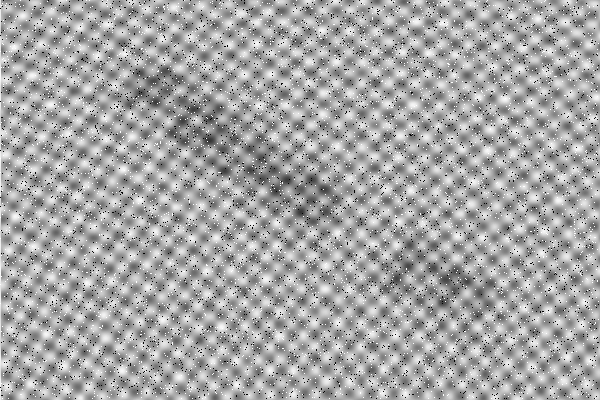
#> input picture p3/Letters-noisy.png, 600 x 400 px
$ jupyter execute 'Letters (1).ipynb'   (older library calls are emulated)
#> lines starting #> are read from the running program, lines starting #| are printed output that depends on the picture; after the words box and inside, x2 and y2 are one past the last pixel; in counts of white or black regions, pixels touching at a corner belong together
# Letters

## Description

Generate an image with the edges of the letters present in this noisy image

## Group ID

João Braga, pg????
Rafael Correia, pg54162
Robert Szabo, pg54194

[cell 1]
import cv2
# to install cv2 use: pip install opencv-python
import matplotlib.pyplot as plt
import numpy as np

[cell 2]
def scale_image(image, N):
    # Check if the image is grayscale
    if len(image.shape) == 2:
        height, width = image.shape
        # Create a new larger image
        scaled_image = cv2.resize(image, (width * N, height * N), interpolation=cv2.INTER_LINEAR)
        return scaled_image
    else:
        print("Input image must be grayscale")

[cell 3]
fname = 'Letters-noisy.png'
img = cv2.imread(fname,cv2.IMREAD_GRAYSCALE)
#> img is the input picture: shape (400, 600); min 0, max 255, mean 166.1
# histogram
hist = cv2.calcHist([img],[0],None,[256],[0,256])
#> hist = 256 values, max 6124 at index 170, min 0 at index 1, mean 937.5
W,H=img.shape
#> W = 400; H = 600
print(img.shape)
#| (400, 600)
ratio=H/W
#> ratio = 1.5
fig = plt.figure(figsize=(8,8*ratio))
plt.imshow(img, cmap='gray')

Carregamos a imagem e vimos como o espetro era

[cell 4]
fname = 'Letters-noisy.png'
img = cv2.imread(fname,cv2.IMREAD_GRAYSCALE)
img_float32 = np.float32(img)
dft = cv2.dft(img_float32, flags = cv2.DFT_COMPLEX_OUTPUT)
dft_shift = np.fft.fftshift(dft)
magnitude_spectrum = cv2.magnitude(dft_shift[:,:,0],dft_shift[:,:,1])
magnitude_spectrum = 20*np.log(magnitude_spectrum)
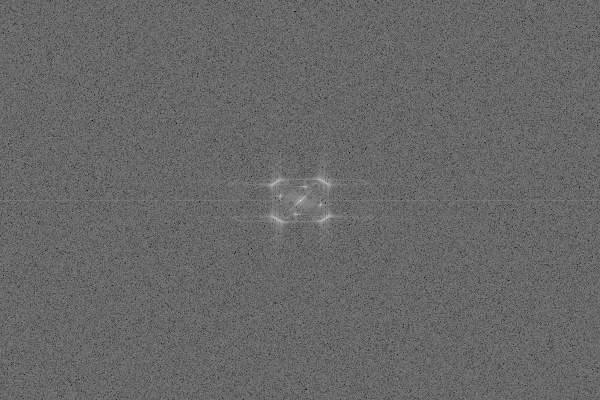
#> magnitude_spectrum: shape (400, 600) float32; min 74.41, max 350, mean 186.8; drawn with min black and max white

fig = plt.figure(figsize=(15,5))
plt.subplot(122),plt.imshow(magnitude_spectrum, cmap = 'gray')
plt.title('Magnitude Spectrum'), plt.xticks([]), plt.yticks([])
plt.show()

[cell 5]
fig = plt.figure(figsize=(8,8*ratio))
plt.imshow(img, cmap='gray')

[cell 6]
# manually filter high frequencies using our own ILPF
rows, cols = img.shape
#> rows = 400; cols = 600
crow, ccol = rows//2 , cols//2     # center
#> crow = 200; ccol = 300

# create a mask first, center square is 1, remaining all zeros
ILPF_mask = np.zeros((rows, cols, 2), np.uint8)
# filter width and heigth
divider = 31
frows = rows//divider
#> frows = 12
fcols = cols//divider
#> fcols = 19
ILPF_mask[crow-frows:crow+frows, ccol-fcols:ccol+fcols] = (1,1)
#ILPF_mask[crow-30:crow+30, ccol-30:ccol+30] = 1

# apply mask and inverse DFT
dft_masked = dft_shift*ILPF_mask
# do not forget to undo the centering of the transform
dft_masked_ishift = np.fft.ifftshift(dft_masked)
img_back = cv2.idft(dft_masked_ishift)

# img_back should only have real values
# but let's make sure due to rounding and representation errors
img_back = cv2.magnitude(img_back[:,:,0],img_back[:,:,1])
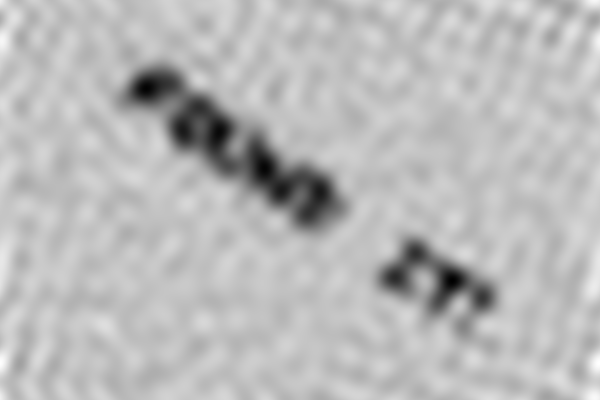
#> img_back: shape (400, 600) float32; min 26643748, max 44785904, mean 39871420; drawn with min black and max white

[cell 7]
# manually filter high frequencies using our own ILPF
rows, cols = img.shape
crow, ccol = rows//2 , cols//2     # center

# create a mask first, center square is 0, remaining all ones
IHPF_mask = np.ones((rows, cols, 2), np.uint8)
# build from ILPF_mask
IHPF_mask = ILPF_mask

# apply mask and inverse DFT
dft_masked = dft_shift*IHPF_mask
# do not forget to undo the centering of the transform
dft_masked_ishift = np.fft.ifftshift(dft_masked)
img_back = cv2.idft(dft_masked_ishift)

# img_back should only have real values
# but let's make sure due to rounding and representation errors
img_back = cv2.magnitude(img_back[:,:,0],img_back[:,:,1])

[cell 8]
# compute the frequency spectrum of the MASKED_DFT,
# just for display purposes
# module of the complex value
filtered_spectrum = cv2.magnitude(dft_masked[:,:,0],dft_masked[:,:,1])
# compute the logarith of magnitude such that smaller values are visible
filtered_spectrum = 20*np.log(filtered_spectrum+0.0001)
# compute the frequency spectrum of the MASK,
# just for display purposes
# module of the complex value
mask_spectrum = np.sqrt(np.power(IHPF_mask[:,:,0],2)+np.power(IHPF_mask[:,:,1],2))
# compute the logarith of magnitude such that smaller values are visible
mask_spectrum = 20*np.log(mask_spectrum+0.0001)

[cell 9]
# display the image and the spectrum
fig = plt.figure(figsize=(15,23))
plt.subplot(321),plt.imshow(img, cmap = 'gray')
plt.title('Imput Image'), plt.xticks([]), plt.yticks([])
plt.subplot(322),plt.imshow(magnitude_spectrum, cmap = 'gray')
plt.title('Input Spectrum'), plt.xticks([]), plt.yticks([])
plt.subplot(323),plt.imshow(mask_spectrum, cmap = 'gray')
plt.title('Filter Spectrum'), plt.xticks([]), plt.yticks([])
plt.subplot(324),plt.plot(hist),plt.xlim([0,256])
plt.title('Histogram'), plt.xticks([]), plt.yticks([])
plt.subplot(325),plt.imshow(img_back, cmap = 'gray')
plt.title('Filtered Image'), plt.xticks([]), plt.yticks([])
plt.subplot(326),plt.imshow(scale_image(filtered_spectrum,4), cmap = 'gray')
plt.title('Filtered Spectrum'), plt.xticks([]), plt.yticks([])
plt.show()

[cell 10]
def correlate (kernel, image):
    W = image.shape[0]
#> W = 400
    H = image.shape[1]
#> H = 600
    out =np.zeros((W,H))
    a = kernel.shape[0]%2
    b = kernel.shape[1]%2
    #print (a,b)
    for y in range(b,H-b):
        for x in range(a,W-a):
            for s in range (-a,a+1):
                for t in range (-b, b+1):
                    out[x,y] += (kernel[s,t]*image[x+s,y+t])
    return out

[cell 11]
Sobel_y = np.array([[-1,0,1], [-2, 0, 2],[-1,0,1]], dtype=float)
Sobel_x = np.array([[-1,-2,-1], [0, 0, 0],[1,2,1]], dtype=float)
img_back=cv2.normalize(img_back, None, 255, 0, cv2.NORM_MINMAX, cv2.CV_8U)
gx = correlate(Sobel_x, img_back)
gx = np.absolute(gx)
gy = correlate(Sobel_y, img_back)
#> after the loop in correlate (call 2), `for y in range(b,H-b):`:
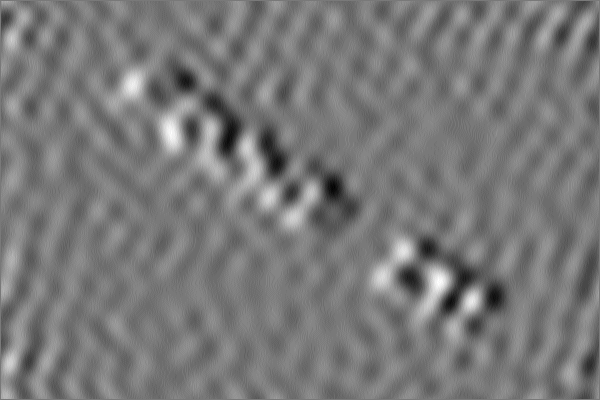
#> out: shape (400, 600) float64; min -40, max 44, mean 0; drawn with min black and max white
gy = np.absolute(gy)
grad = np.sqrt(np.square(gx) + np.square(gy))
fig = plt.figure(figsize=(15,5))
plt.imshow(grad, cmap='gray')

[cell 12]
# OpenCV Local Denoising Filter
h=7
ts=7
denoised_image = cv2.fastNlMeansDenoising(cv2.normalize(img_back, None, 255, 0, cv2.NORM_MINMAX, cv2.CV_8U),None,h,h,ts)
fig = plt.figure(figsize=(8,8*ratio))
plt.imshow(denoised_image, cmap='gray')

hist = cv2.calcHist([denoised_image],[0],None,[256],[0,256])

plt.plot(hist),plt.xlim([0,256])
plt.title('Histogram'), plt.xticks([]), plt.yticks([])

# Normalize pixel values to range [0, 255]
#normalized_image = cv2.normalize(img, None, 0, 255, cv2.NORM_MINMAX)

# Create a mask for values within the desired range
#mask = cv2.inRange(normalized_image, 0, 255)

# Apply the mask to the normalized image
#masked_image = cv2.bitwise_and(normalized_image, normalized_image, mask=mask)

# Perform histogram equalization on the masked image
img = cv2.equalizeHist(denoised_image)

hist = cv2.calcHist([cv2.normalize(denoised_image, None, 255, 0, cv2.NORM_MINMAX, cv2.CV_8U)],[0],None,[256],[0,256])

plt.plot(hist),plt.xlim([0,256])
plt.title('Histogram'), plt.xticks([]), plt.yticks([])

[cell 13]
fig = plt.figure(figsize=(8,8*ratio))
plt.imshow(img, cmap='gray')

[cell 14]
# correlate
def correlate (kernel, image):
    W = image.shape[0]
#> W = 400
    H = image.shape[1]
#> H = 600
    out =np.zeros((W,H))
    a = kernel.shape[0]%2
    b = kernel.shape[1]%2
    #print (a,b)
    for y in range(b,H-b):
        for x in range(a,W-a):
            for s in range (-a,a+1):
                for t in range (-b, b+1):
                    out[x,y] += (kernel[s,t]*image[x+s,y+t])
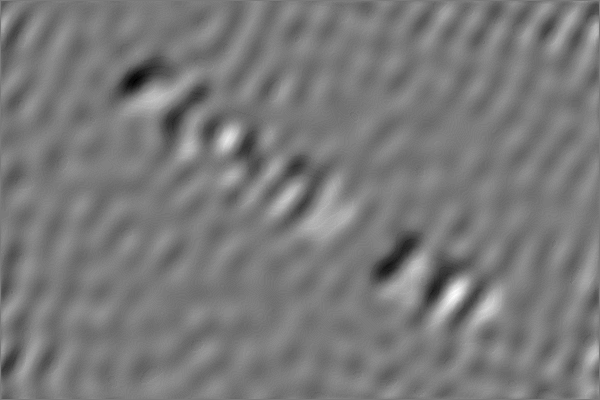
#> out: shape (400, 600) float64; min -151, max 164, mean 0; drawn with min black and max white
    return out


def rescale (image):
    image = np.absolute(image)
    mymin=np.amin(image)
#> mymin = 0
    mymax=np.amax(image)
#> mymax = 164
    W = image.shape[0]
#> W = 400
    H = image.shape[1]
#> H = 600
    for y in range(H):
        for x in range(W):
            image[x,y] = (image[x,y]-mymin)*256/(mymax-mymin)
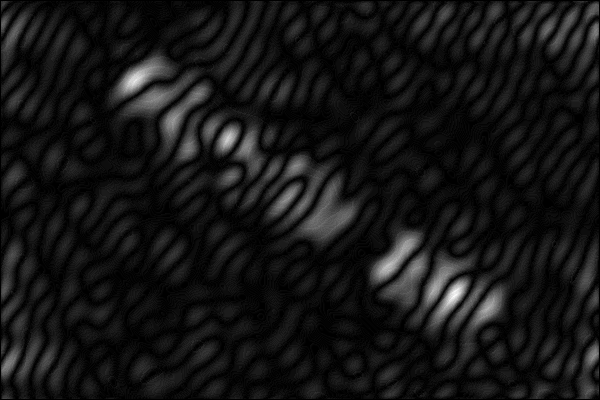
#> image: shape (400, 600) float64; min 0, max 256, mean 21.7; drawn with min black and max white
    return image

Laplace = np.array([[-1,-1,-1], [-1, 8, -1],[-1,-1,-1]], dtype=float)
#print(Laplace)

dImg = correlate (Laplace, cv2.normalize(denoised_image, None, 255, 0, cv2.NORM_MINMAX, cv2.CV_8U))
dImg = rescale (dImg)

# sharpen edges
eImg = 0.5*dImg + 0.5*img
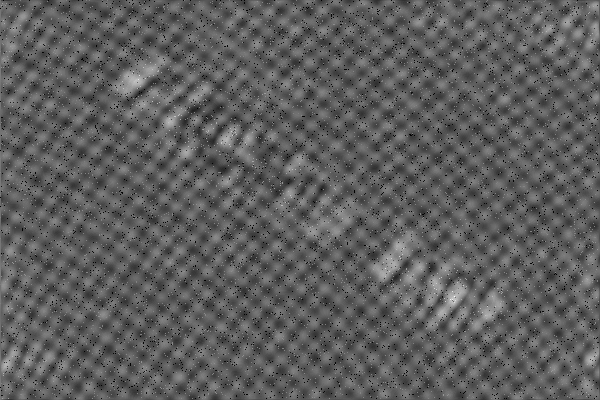
#> eImg: shape (400, 600) float64; min 0, max 252.4, mean 93.9

fig = plt.figure(figsize=(15,5))
plt.imshow(eImg, cmap='gray')

[cell 15]
th_img = cv2.normalize(denoised_image, None, 255, 0, cv2.NORM_MINMAX, cv2.CV_8U)

# histogram
hist = cv2.calcHist([th_img],[0],None,[256],[0,256])
#> hist = 256 values, max 10245 at index 196, min 0 at index 25, mean 937.5

# Global
ret, Gthres = cv2.threshold(th_img,50,255,cv2.THRESH_BINARY)
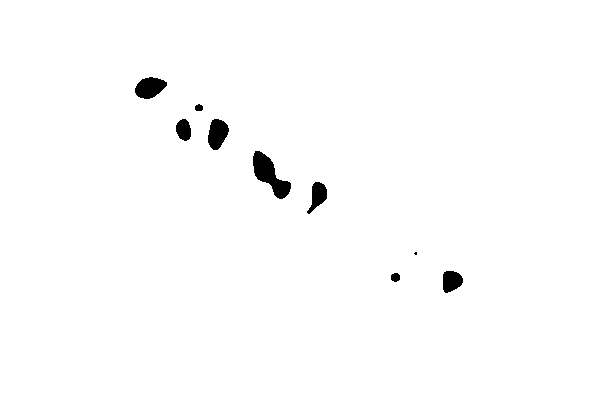
#> Gthres: shape (400, 600); 98.8% white; 9 black regions (1 under 20 px), largest, box (x1, y1, x2, y2) and area: (253, 151, 291, 199) 835, (135, 77, 167, 99) 494, (208, 119, 229, 150) 467

# Otsu thresholding
ret, Othres = cv2.threshold(th_img,0,255,cv2.THRESH_BINARY+cv2.THRESH_OTSU)
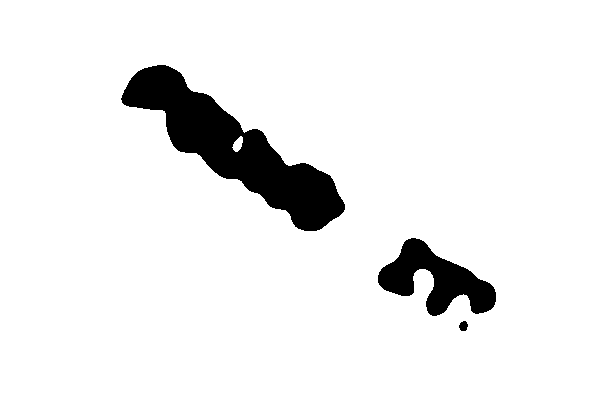
#> Othres: shape (400, 600); 93.1% white; 3 black regions, box (x1, y1, x2, y2) and area: (121, 65, 345, 231) 12223, (378, 238, 496, 316) 4324, (459, 321, 468, 331) 69
#> ret = 139

# Adaptive Thresholdinh
Athres = cv2.adaptiveThreshold(th_img,255,cv2.ADAPTIVE_THRESH_GAUSSIAN_C,\
            cv2.THRESH_BINARY,15,1)
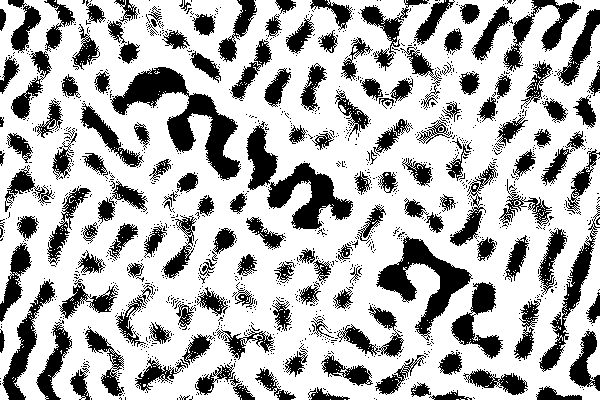
#> Athres: shape (400, 600); 71.2% white; 1421 black regions (1262 under 20 px), largest, box (x1, y1, x2, y2) and area: (110, 67, 241, 180) 4389, (376, 236, 473, 341) 3096, (267, 163, 353, 230) 2514

fig = plt.figure(figsize=(12,24))
plt.subplot(3,2,1),plt.imshow(th_img,cmap = 'gray')
plt.title('Original'), plt.xticks([]), plt.yticks([])
plt.subplot(3,2,2),plt.plot(hist),plt.xlim([0,256])
plt.title('Histogram'), plt.xticks([]), plt.yticks([])
plt.subplot(3,2,3),plt.imshow(Gthres,cmap = 'gray')
plt.title('Global Thresholding'), plt.xticks([]), plt.yticks([])
plt.subplot(3,2,4),plt.imshow(Othres,cmap = 'gray')
plt.title('Otsu Thresholding'), plt.xticks([]), plt.yticks([])
plt.subplot(3,2,5),plt.imshow(Athres,cmap = 'gray')
plt.title('Adaptive Thresholding'), plt.xticks([]), plt.yticks([])
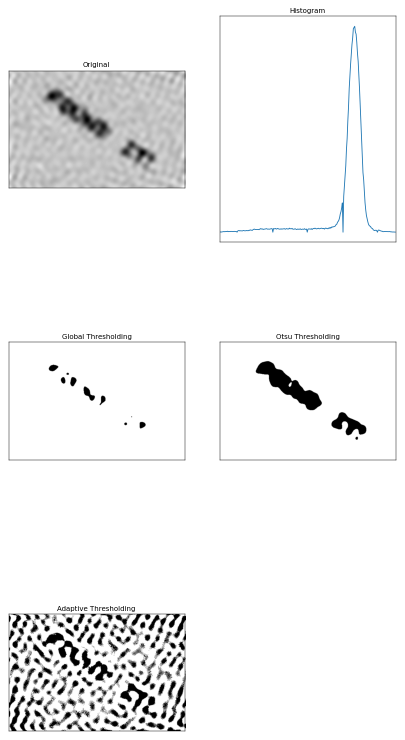
#> figure drawn by matplotlib, 5 panels

$ run again, with p3/image.png copied over p3/Letters-noisy.png
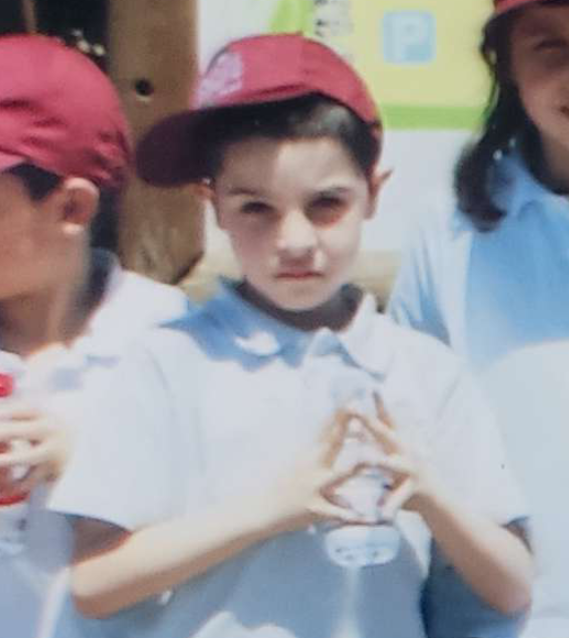
#> input picture p3/image.png, 569 x 638 px
#> `hist = cv2.calcHist([img],[0],None,[256],[0,256])`: hist = 256 values, max 12588 at index 204, min 0 at index 0, mean 1418.1
#| (638, 569)
#> mymin = 0
#> mymax = 155
#> `hist = cv2.calcHist([th_img],[0],None,[256],[0,256])`: hist = 256 values, max 8261 at index 231, min 0 at index 32, mean 1418.1
#> `ret, Gthres = cv2.threshold(th_img,50,255,cv2.THRESH_BINARY)`:
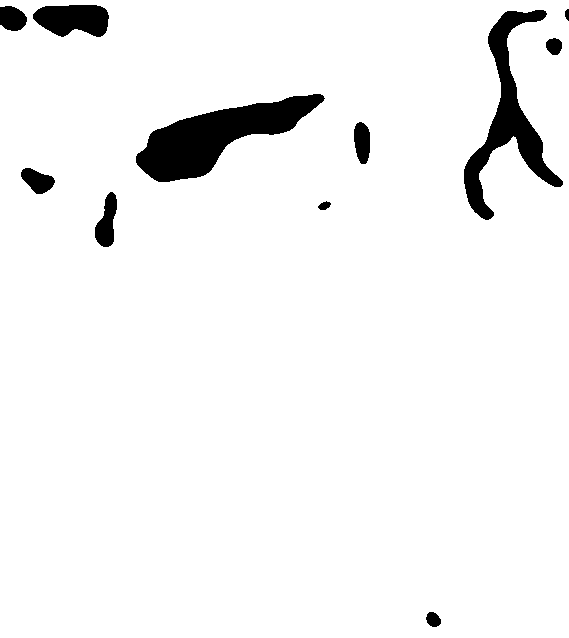
#> Gthres: shape (638, 569); 95.2% white; 11 black regions, largest, box (x1, y1, x2, y2) and area: (136, 94, 325, 182) 7217, (464, 10, 563, 220) 5471, (33, 5, 109, 37) 1897
#> Othres: shape (638, 569); 58.2% white; 18 black regions (3 under 20 px), largest, box (x1, y1, x2, y2) and area: (0, 0, 382, 353) 84320, (452, 0, 569, 342) 23373, (0, 517, 336, 638) 16590
#> ret = 158
#> `Athres = cv2.adaptiveThreshold(th_img,255,cv2.ADAPTIVE_THRESH_GAUSSIAN..`:
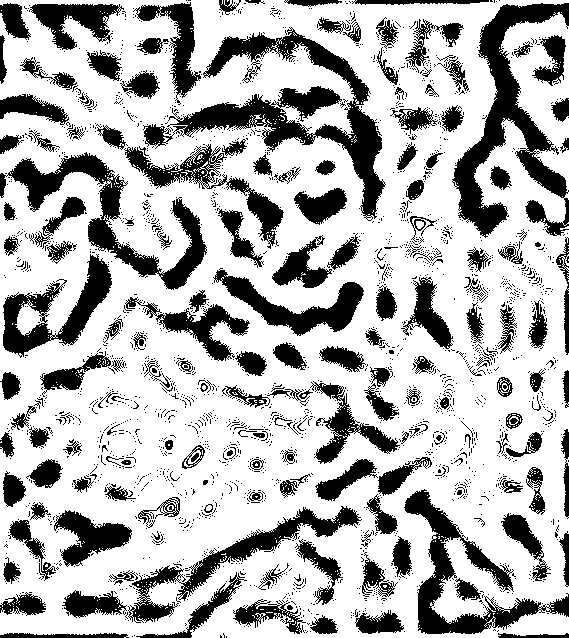
#> Athres: shape (638, 569); 70.8% white; 2395 black regions (2205 under 20 px), largest, box (x1, y1, x2, y2) and area: (143, 27, 386, 221) 10432, (452, 3, 569, 238) 8856, (0, 152, 207, 290) 6107
